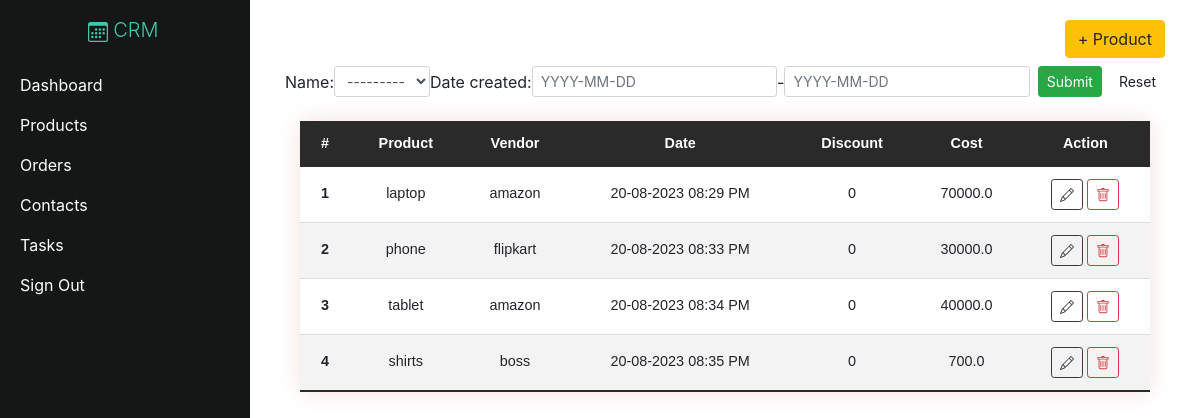
Screenshot of /products/ (signed in) with the database file from the repository.
### crm/models.py (models this page shows)
class Product(models.Model):
    name = models.CharField(max_length=200, null=True)
    cost = models.FloatField(null=True)
    vendor = models.CharField(max_length=200, null=True)
    discount = models.IntegerField(default=0)
    date_created = models.DateTimeField(auto_now_add=True, null=True)
    def __str__(self):
        return self.name

### crm/views.py (the view)
# urls.py: path('products/', views.products, name="products"),
@login_required
def products(request):
    products = Product.objects.all()
    pf = ProductFilter(request.GET, queryset=products)
    products = pf.qs
    return render(request,'crm/products.html',{'products':products,'pf':pf})

### crm/templates/crm/products.html (shortened to what this page needs)
{% extends 'crm/main.html' %}
{% block content %}
<div class="d-flex justify-content-end mb-2">
  <a class="btn btn-warning" href="{% url 'create_product' %}">+ Product</a>
</div>
<form method="get" class="form-inline">
  {{pf.form}}
  <input type="submit" class="btn btn-sm btn-success ml-2" />
  <a href="{% url 'products' %}" class="btn btn-sm ml-2">Reset</a>
</form>
<div class="container w-100 d-flex justify-content-center mt-4">
  <table class="my-table w-100 text-center">
    <thead>
      <tr class="text-center">
        <th scope="col">#</th>
        <th scope="col">Product</th>
        <th scope="col">Vendor</th>
        <th scope="col">Date</th>
        <th scope="col">Discount</th>
        <th scope="col">Cost</th>
        <th scope="col">Action</th>
      </tr>
    </thead>
    <tbody>
      {% for p in products %}
      <tr>
        <th scope="row">{{ p.pk }}</th>
        <td>{{ p.name }}</td>
        <td>{{ p.vendor }}</td>
        <td>{{ p.date_created | date:"d-m-Y h:i A" }}</td>
        <td>{{ p.discount }}</td>
        <td>{{ p.cost }}</td>
        <td>
          <a class="btn btn-sm btn-outline-dark" href="{% url 'update_product' p.id %}"></a>
          <a class="btn btn-sm btn-outline-danger" href="{% url 'delete_product' p.id %}"></a></td>
      </tr>
      {% endfor %}
    </tbody>
  </table>
</div>
{% endblock content %}

### static/css/main.css (style rules this page uses)
.my-table { border-collapse: collapse; font-size: 0.9em; font-family: sans-serif; min-width: 400px; box-shadow: 0 0 20px rgba(200, 44, 44, 0.15); }
.my-table thead tr { background-color: rgb(41, 42, 41); color: #ffffff; text-align: left; }
.my-table th, .my-table td { padding: 12px 15px; }
.my-table tbody tr { border-bottom: 1px solid #dddddd; }
.my-table tbody tr:nth-of-type(even) { background-color: #f3f3f3; }
.my-table tbody tr:last-of-type { border-bottom: 2px solid #272b2a; }

### rows the page displays
Product: name "---------", pk "1", name "laptop", vendor "amazon", date_created "20-08-2023 08:29 PM", discount "0", cost "70000.0"
Product: pk "2", name "phone", vendor "flipkart", date_created "20-08-2023 08:33 PM", discount "0", cost "30000.0"
Product: pk "3", name "tablet", vendor "amazon", date_created "20-08-2023 08:34 PM", discount "0", cost "40000.0"
Product: pk "4", name "shirts", vendor "boss", date_created "20-08-2023 08:35 PM", discount "0", cost "700.0"
